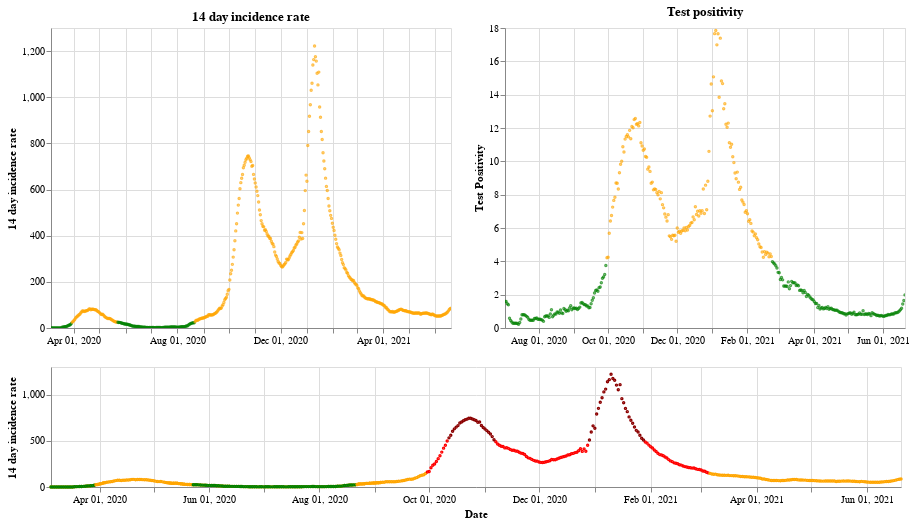

Source (notebook cell):
### Markdown cell above
## Northern Ireland

### Code cell
plot_traffic_light('Northern Ireland')

### Figure 1 — Vega-Lite specification as saved in the notebook (floating-point values rounded to 4 significant figures; data arrays with more than 128 entries replaced by an {"elided": "..."} marker saying what was removed)
{"config": {"view": {"continuousWidth": 400, "continuousHeight": 300}}, "vconcat": [{"hconcat": [{"mark": {"type": "point", "size": 2}, "encoding": {"color": {"condition": {"value": "green", "test": "(datum.twoWeeklyCasesRate <= 25)"}, "value": "orange"}, "tooltip": [{"type": "nominal", "field": "areaName"}, {"type": "temporal", "field": "date"}, {"type": "quantitative", "field": "twoWeeklyCasesRate"}, {"type": "quantitative", "field": "testPositivity"}], "x": {"type": "temporal", "axis": {"title": ""}, "field": "date", "scale": {"domain": {"selection": "DateBrush"}}, "timeUnit": "yearmonthdate"}, "y": {"type": "quantitative", "axis": {"title": "14 day incidence rate"}, "field": "twoWeeklyCasesRate"}}, "title": "14 day incidence rate", "width": 400}, {"mark": {"type": "point", "size": 2}, "encoding": {"color": {"condition": {"value": "green", "test": "(datum.testPositivity <= 4)"}, "value": "orange"}, "tooltip": [{"type": "nominal", "field": "areaName"}, {"type": "temporal", "field": "date"}, {"type": "quantitative", "field": "twoWeeklyCasesRate"}, {"type": "quantitative", "field": "testPositivity"}], "x": {"type": "temporal", "axis": {"title": ""}, "field": "date", "scale": {"domain": {"selection": "DateBrush"}}, "timeUnit": "yearmonthdate"}, "y": {"type": "quantitative", "axis": {"title": "Test Positivity"}, "field": "testPositivity"}}, "title": "Test positivity", "width": 400}]}, {"layer": [{"mark": {"type": "point", "size": 2}, "encoding": {"color": {"condition": {"value": "orange", "test": "((50 && datum.twoWeeklyCasesRate) < 150)"}, "value": "red"}, "opacity": {"condition": {"value": 1, "test": "((50 && datum.twoWeeklyCasesRate) < 500)"}, "value": 0}, "tooltip": [{"type": "nominal", "field": "areaName"}, {"type": "temporal", "field": "date"}, {"type": "quantitative", "field": "twoWeeklyCasesRate"}, {"type": "quantitative", "field": "testPositivity"}], "x": {"type": "temporal", "axis": {"title": "Date"}, "field": "date", "timeUnit": "yearmonthdate"}, "y": {"type": "quantitative", "axis": {"title": "14 day incidence rate"}, "field": "twoWeeklyCasesRate"}}, "selection": {"DateBrush": {"type": "interval", "encodings": ["x"], "fields": ["Time"]}}, "width": 850}, {"mark": {"type": "point", "size": 2}, "encoding": {"color": {"value": "darkred"}, "opacity": {"condition": {"value": 1, "test": "(datum.twoWeeklyCasesRate >= 500)"}, "value": 0}, "tooltip": [{"type": "nominal", "field": "areaName"}, {"type": "temporal", "field": "date"}, {"type": "quantitative", "field": "twoWeeklyCasesRate"}, {"type": "quantitative", "field": "testPositivity"}], "x": {"type": "temporal", "axis": {"title": "Date"}, "field": "date", "timeUnit": "yearmonthdate"}, "y": {"type": "quantitative", "axis": {"title": "14 day incidence rate"}, "field": "twoWeeklyCasesRate"}}, "width": 400}, {"mark": {"type": "point", "size": 2}, "encoding": {"color": {"condition": {"value": "green", "test": "((4 && datum.twoWeeklyCasesRate) < 25)"}, "value": "orange"}, "opacity": {"condition": {"value": 1, "test": "(datum.twoWeeklyCasesRate < 50)"}, "value": 0}, "tooltip": [{"type": "nominal", "field": "areaName"}, {"type": "temporal", "field": "date"}, {"type": "quantitative", "field": "twoWeeklyCasesRate"}, {"type": "quantitative", "field": "testPositivity"}], "x": {"type": "temporal", "axis": {"title": "Date"}, "field": "date", "timeUnit": "yearmonthdate"}, "y": {"type": "quantitative", "axis": {"title": "14 day incidence rate"}, "field": "twoWeeklyCasesRate"}}, "width": 400}], "height": 120, "width": 800}], "data": {"name": "data-7f1395ab2c7b3641c5e1ea9534fc3f36"}, "$schema": "https://vega.github.io/schema/vega-lite/v4.8.1.json", "datasets": {"data-7f1395ab2c7b3641c5e1ea9534fc3f36": {"elided": "473 records"}}}
